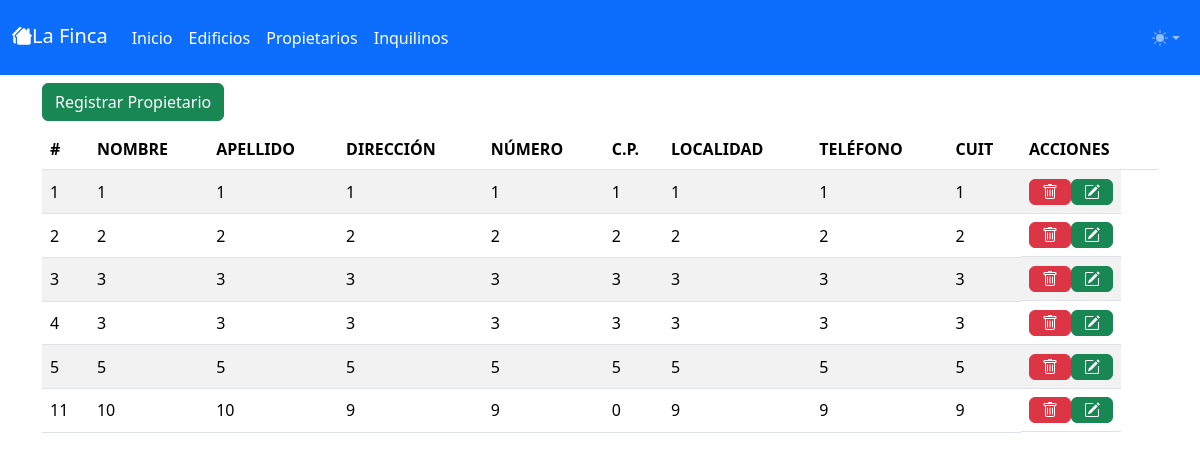
/?p=propietario, run on the app's committed database.
### tables this page shows
CREATE TABLE `propietario` (
  `id` int(11) NOT NULL,
  `nombre` varchar(50) NOT NULL,
  `apellido` varchar(50) NOT NULL,
  `direccion` varchar(50) NOT NULL,
  `numero` int(11) NOT NULL,
  `codigoPostal` int(11) NOT NULL,
  `localidad` varchar(50) NOT NULL,
  `telefono` varchar(50) NOT NULL,
  `cuit` varchar(13) NOT NULL
);

### includes/propietario/listar.php (the view, shortened to what this page needs)
<div class="table-responsive">
    <table class="table table-striped">
        <thead>
            <th>#</th>
            <th>NOMBRE</th>
            <th>APELLIDO</th>
            <th>DIRECCIÓN</th>
            <th>NÚMERO</th>
            <th>C.P.</th>
            <th>LOCALIDAD</th>
            <th>TELÉFONO</th>
            <th>CUIT</th>
            <th>ACCIONES</th>
        </thead>
        <tbody>
            <?php
            $getmysql=new mysqlconex();
            $getconex=$getmysql->conex();
            $consulta="SELECT * FROM propietario";
            $resultado=mysqli_query($getconex,$consulta);
            while($fila=mysqli_fetch_row($resultado)){
                echo "<tr>";
                echo "<td class='align-middle'>".$fila[0]."</td>";
                echo "<td class='align-middle'>".$fila[1]."</td>";
                echo "<td class='align-middle'>".$fila[2]."</td>";
                echo "<td class='align-middle'>".$fila[3]."</td>";
                echo "<td class='align-middle'>".$fila[4]."</td>";
                echo "<td class='align-middle'>".$fila[5]."</td>";
                echo "<td class='align-middle'>".$fila[6]."</td>";
                echo "<td class='align-middle'>".$fila[7]."</td>";
                echo "<td class='align-middle'>".$fila[8]."</td>";
                echo "<td class='align-middle' style='display:inline-flex'>
                <form action='includes/propietario/eliminar.php' method='POST'>
                    <input type='hidden' name='id' value='".$fila[0]."'>
                    <button type='submit button' class='btn btn-danger btn-block py-0' name='eliminar'value='Eliminar' onclick='return confirmarEliminacion()'><i class='bi bi-trash'></i></button>
                </form>
                <form action='includes/propietario/modificar.php' method='POST'>
                    <input type='hidden' name='id' value='".$fila[0]."'>
                    <input type='hidden' name='nombre' value='".$fila[1]."'>
                    <input type='hidden' name='apellido' value='".$fila[2]."'>
                    <input type='hidden' name='direccion' value='".$fila[3]."'>
                    <input type='hidden' name='numero' value='".$fila[4]."'>
                    <input type='hidden' name='codigoPostal' value='".$fila[5]."'>
                    <input type='hidden' name='localidad' value='".$fila[6]."'>
                    <input type='hidden' name='telefono' value='".$fila[7]."'>
                    <input type='hidden' name='cuit' value='".$fila[8]."'>
                    <button type='submit button' class='btn btn-success btn-block py-0' name='modificar'value='Modificar' onclick='return confirmarModificacion()'><i class='bi bi-pencil-square'></i></button>
                </form>
                </td>";
                echo "</tr>";
            }
            ?>
        </tbody>
    </table>
</div>

### index.php (shortened to what this page needs)
<!DOCTYPE html>
<html lang="en">
  <head>
    <link href="https://cdn.jsdelivr.net/npm/bootstrap@5.3.3/dist/css/bootstrap.min.css" rel="stylesheet">
    <link rel="stylesheet" href="https://cdn.jsdelivr.net/npm/bootstrap-icons@1.11.3/font/bootstrap-icons.min.css">
  </head>
  <body>
    <nav class="navbar navbar-expand-lg bg-primary py-3" data-bs-theme="dark">
      <div class="container-fluid">
        <a class="navbar-brand pb-2" href="index.php"><i class="bi bi-houses-fill"></i>La Finca</a>
        <div class="collapse navbar-collapse" id="navbarSupportedContent">
          <ul class="navbar-nav me-auto mb-2 mb-lg-0">
            <li class="<?php echo $pagina == 'inicio' ? 'active':''; ?> nav-item">
              <a class="nav-link active" aria-current="page" href="?p=inicio">Inicio</a>
            </li>
            <li class="<?php echo $pagina == 'edificio' ? 'active':''; ?> nav-item">
              <a class="nav-link active" aria-current="page" href="?p=edificio">Edificios</a>
            </li>
            <li class="<?php echo $pagina == 'propietario' ? 'active':''; ?> nav-item">
              <a class="nav-link active" aria-current="page" href="?p=propietario">Propietarios</a>
            </li>
            <li class="<?php echo $pagina == 'inquilino' ? 'active':''; ?> nav-item">
              <a class="nav-link active" aria-current="page" href="?p=inquilino">Inquilinos</a>
            </li>
          </ul>
          <ul class="navbar-nav mb-2 mb-lg-0">
            <li class="nav-item dropdown w-25" data-bs-theme="light">
              <button class="btn btn-link nav-link py-1 px-0 px-lg-2 dropdown-toggle d-flex align-items-center" id="bd-theme" type="button" aria-expanded="false" data-bs-toggle="dropdown" data-bs-display="static">
                <svg class="bi my-1 theme-icon-active" width="16" height="16" fill="currentColor">
                  <use href="#circle-half"></use>
                </svg>
              </button>
            </li>
          </ul>
        </div>
      </div>
    </nav>
    <div class="container">
      <?php
        $pagina = isset($_GET['p']) ? strtolower ($_GET['p']) : 'inicio';
        switch ($pagina){
          case 'propietario':
            include_once 'propietario.php';
            break;
        }
      ?>
    </div>
  </body>
</html>

### propietario.php (shortened to what this page needs)
<div class="input-group mb-1">
    <button type="button" class="btn btn-success" data-bs-toggle="modal" data-bs-target="#modalRegistrar">
        Registrar Propietario
    </button>
</div>
<?php include "includes/propietario/listar.php" ?>

### data on the page
propietario: id "1", nombre "1", apellido "1", direccion "1", numero "1", codigoPostal "1", localidad "1", telefono "1", cuit "1"
propietario: id "2", nombre "2", apellido "2", direccion "2", numero "2", codigoPostal "2", localidad "2", telefono "2", cuit "2"
propietario: id "3", nombre "3", apellido "3", direccion "3", numero "3", codigoPostal "3", localidad "3", telefono "3", cuit "3"
propietario: id "4", nombre "3", apellido "3", direccion "3", numero "3", codigoPostal "3", localidad "3", telefono "3", cuit "3"
propietario: id "5", nombre "5", apellido "5", direccion "5", numero "5", codigoPostal "5", localidad "5", telefono "5", cuit "5"
propietario: id "11", nombre "10", apellido "10", direccion "9", numero "9", codigoPostal "0", localidad "9", telefono "9", cuit "9"
